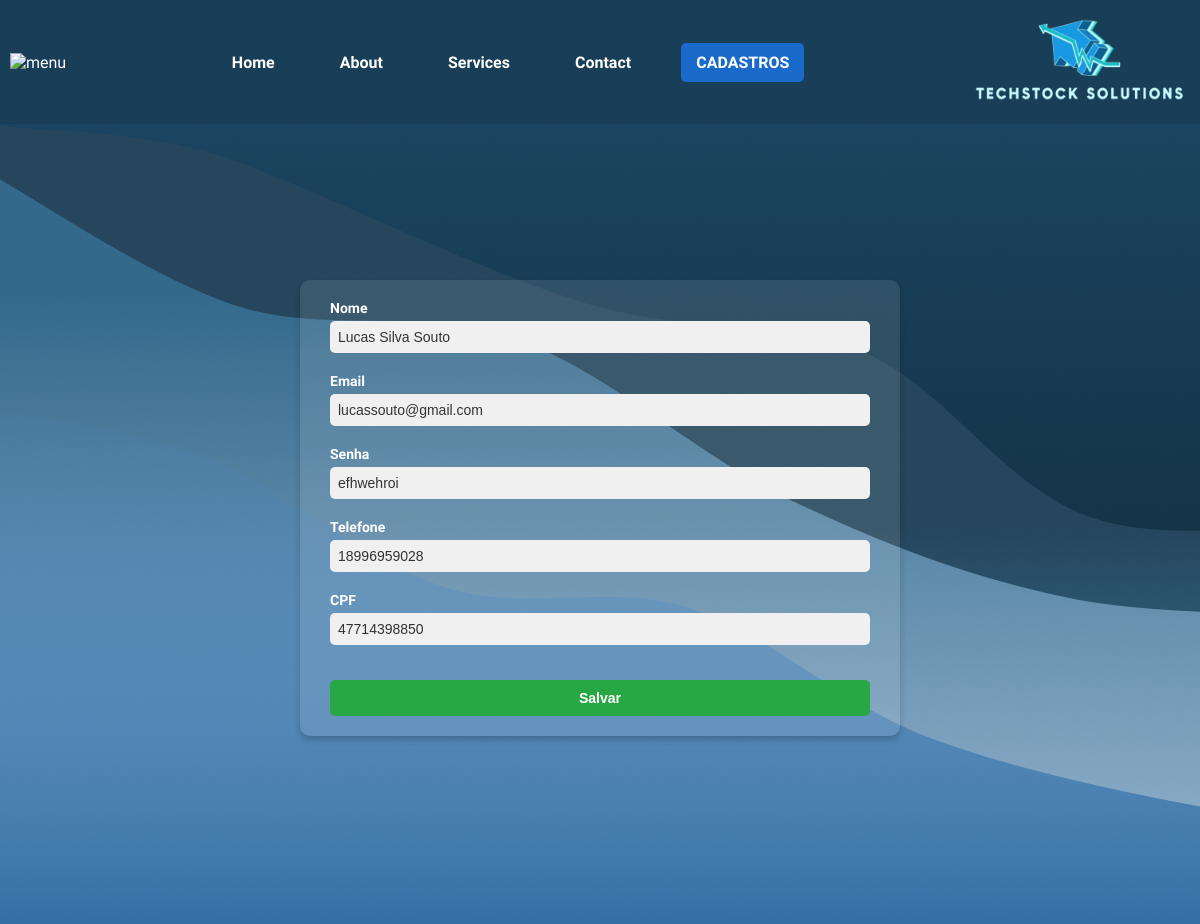
Page /editar_funcionario/1 on the committed database.
### models.py (models this page shows, shortened)
class Funcionario(Base):
    __tablename__ = 'funcionarios'
    id_funcionario = Column(Integer, primary_key=True)
    nome = Column(String(255))
    email = Column(String(255), unique=True, nullable=False)
    senha = Column(String(150), unique=True)
    telefone = Column(Integer, unique=True, nullable=False)
    status_funcionario = Column(String(255))
    cpf = Column(String(255), unique=True, nullable=False)
    data_registro = Column(String(255))
    movimentacoes = relationship('Movimentacao', back_populates="funcionario")

### app.py (the view, shortened to what this page needs)
@app.route('/editar_funcionario/<int:id_p>', methods=['GET', 'POST'])
def editar_funcionario(id_p):
    funcionario = db_session.execute(select(Funcionario).where(Funcionario.id_funcionario == id_p)).scalar()
    return render_template('editar_funcionario.html', funcionarios=funcionario)

### templates/editar_funcionario.html
{% extends 'home.html' %}
{% block conteudo %}
<div class="formeditar">
    <form action="{{ url_for('editar_funcionario', id_p=1) }}" method="POST">
        <label>Nome</label>
        <label>
            <input type="text" name="form_nome" value="{{ funcionarios.nome }}" required>
        </label>
        <label>Email</label>
        <label>
            <input type="text" name="form_email" value="{{ funcionarios.email }}" required>
        </label>
        <label>Senha</label>
        <label>
            <input type="text" name="form_senha" value="{{ funcionarios.senha }}" required>
        </label>
        <label>Telefone</label>
        <label>
            <input type="number" name="form_telefone" value="{{ funcionarios.telefone }}" required>
        </label>
        <label>CPF</label>
        <label>
            <input type="number" name="form_cpf" value="{{ funcionarios.cpf }}" required>
        </label>
        <button class="btn btn-success">Salvar</button>
    </form>
</div>
{% endblock conteudo %}

### static/home.css (style rules this page uses)
* { margin: 0; padding: 0; box-sizing: border-box; }
body { font-family: 'Lexend', sans-serif; background-color: #f5f5f5; overflow: hidden; }
body { font-family: 'Lexend', sans-serif; color: #fff; margin: 0; }
.formeditar { background-color: rgba(255, 255, 255, 0.1); border-radius: 10px; padding: 20px 30px; box-shadow: 0 4px 6px rgba(0, 0, 0, 0.2); max-width: 600px; width: 100%; position: absolute; top: 55%; left: 50%; transform: translate(-50%, -50%); }
.formeditar label { font-size: 14px; font-weight: bold; color: white; display: block; margin-bottom: 5px; }
.formeditar input[type="text"], .formeditar input[type="number"], .formeditar input[type="date"], .formeditar textarea { width: 100%; padding: 8px; margin-bottom: 15px; border: none; border-radius: 5px; outline: none; font-size: 14px; background-color: #f0f0f0; color: #333; }
.formeditar button { margin-top: 15px; padding: 10px 15px; font-size: 14px; font-weight: bold; color: white; background-color: #28a745; border: none; border-radius: 5px; cursor: pointer; transition: background-color 0.3s ease; width: 100%; }

### rows in the picture
Funcionario: form_nome "Lucas Silva Souto", form_email "lucassouto@gmail.com", form_senha "efhwehroi", form_telefone "18996959028", form_cpf "47714398850"
